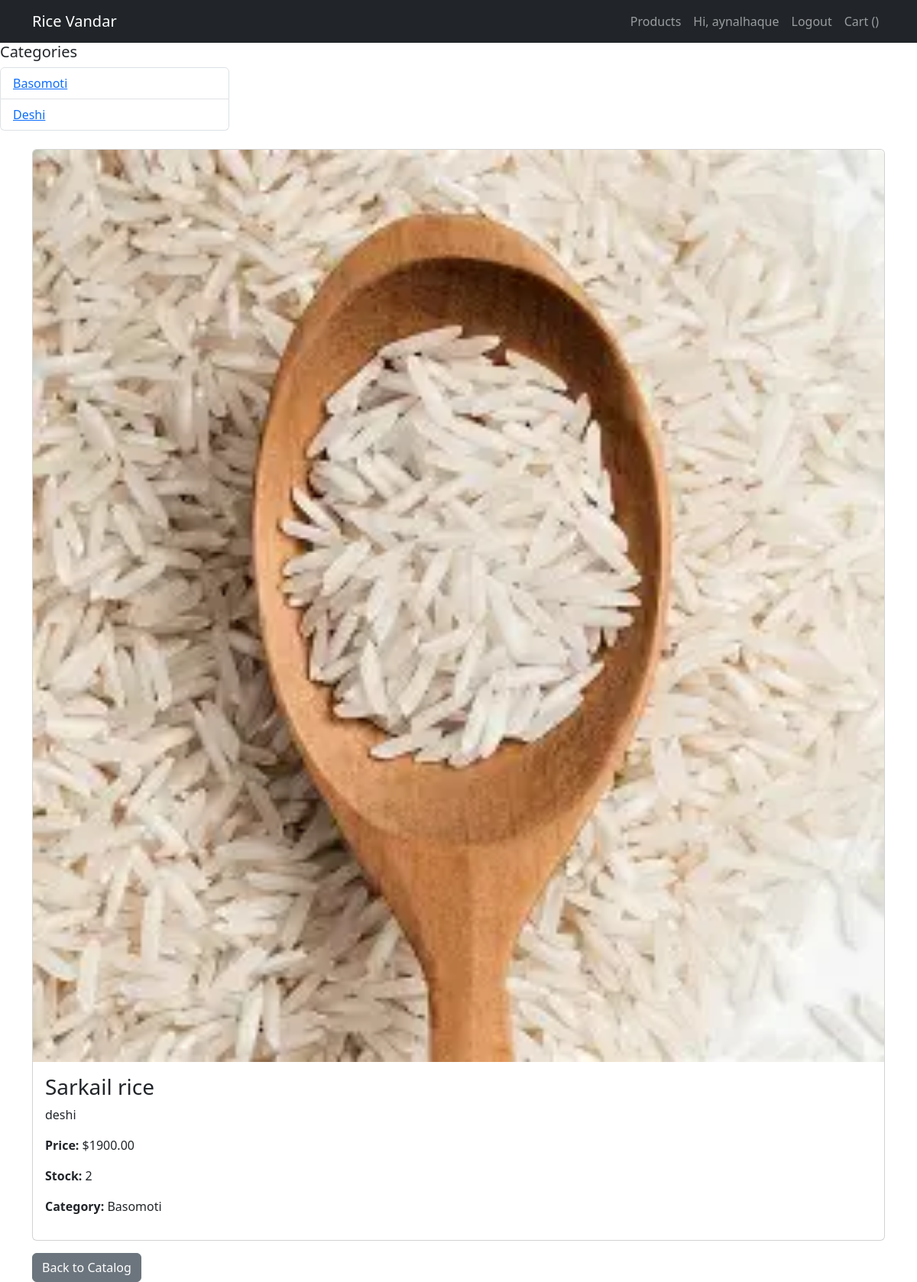
The page /product/1/ (signed in) on the database its author committed.
### catalogue/models.py (models this page shows, shortened)
class RiceCategory(models.Model):
    name = models.CharField(max_length=100, unique=True)
    description = models.TextField(blank=True, null=True)
    class Meta:
        verbose_name_plural = "Rice Categories"

class Product(models.Model):
    name = models.CharField(max_length=200)
    category = models.ForeignKey(RiceCategory, on_delete=models.CASCADE, related_name="products", null=True, blank=True)
    description = models.TextField(blank=True)
    price = models.DecimalField(max_digits=10, decimal_places=2)
    stock = models.PositiveIntegerField(default=0)
    image = models.ImageField(upload_to='products/', blank=True, null=True)
    created_at = models.DateTimeField(auto_now_add=True)
    updated_at = models.DateTimeField(auto_now=True)

### catalogue/views.py (the view)
# urls.py: path('product/<int:pk>/', views.product_detail, name='product_detail'),
def product_detail(request, pk):
    product = get_object_or_404(Product, pk=pk)
    categories = RiceCategory.objects.all()
    return render(request, 'catalogue/product_detail.html', {'product': product, 'categories': categories})

### templates/catalogue/product_detail.html (shortened to what this page needs)
{% extends "base.html" %}
{% block content %}
<div class="card mb-3">
    {% if product.image %}
    <img src="{{ product.image.url }}" class="card-img-top" alt="{{ product.name }}">
    {% endif %}
    <div class="card-body">
        <h3>{{ product.name }}</h3>
        <p>{{ product.description }}</p>
        <p><strong>Price:</strong> ${{ product.price }}</p>
        <p><strong>Stock:</strong> {{ product.stock }}</p>
        <p><strong>Category:</strong> {{ product.category.name }}</p>
    </div>
</div>
<a href="{% url 'catalogue:product_list' %}" class="btn btn-secondary">Back to Catalog</a>
{% endblock %}

### templates/base.html (shortened to what this page needs)
{% load static %}
<!DOCTYPE html>
<html lang="en">
<head>
    <link rel="stylesheet" href="{% static 'css/styles.css' %}?v={{ time }}">
    <link href="https://cdn.jsdelivr.net/npm/bootstrap@5.3.0/dist/css/bootstrap.min.css" rel="stylesheet">
</head>
<body>
    <nav class="navbar navbar-expand-lg navbar-dark bg-dark">
      <div class="container">
        <a class="navbar-brand " href="{% url 'catalogue:product_list' %}">Rice Vandar</a>
        <div>
          <ul class="navbar-nav">
            <li class="nav-item"><a class="nav-link" href="{% url 'catalogue:product_list' %}">Products</a></li>
            {% if user.is_authenticated %}
              <li class="nav-item"><a class="nav-link" href="{% url 'accounts:profile' %}">Hi, {{ user.username }}</a></li>
              <li class="nav-item"><a class="nav-link" href="{% url 'accounts:logout' %}">Logout</a></li>
            {% else %}
              <li class="nav-item"><a class="nav-link" href="{% url 'accounts:login' %}">Login</a></li>
              <li class="nav-item"><a class="nav-link" href="{% url 'accounts:register' %}">Register</a></li>
            {% endif %}
            <li class="nav-item"><a class="nav-link" href="{% url 'cart:view_cart' %}">Cart ({{ cart_item_count }})</a></li>
          </ul>
        </div>
      </div>
    </nav>
 <div class="col-md-3">
                <h5>Categories</h5>
                <ul class="list-group">
                    {% for cat in categories %}
                        <li class="list-group-item">
                            <a href="{% url 'catalogue:category_products' cat.id %}">{{ cat.name }}</a>
                        </li>
                    {% empty %}
                        <li class="list-group-item">No categories available</li>
                    {% endfor %}
                </ul>
            </div>
    <div class="container mt-4">
        {% block content %}{% endblock %}
    </div>
</body>
</html>

### static/css/styles.css (style rules this page uses)
body { background-color: hwb(110 23% 49%); color: black; }

### rows shown on the page
RiceCategory: name "Basomoti"
RiceCategory: name "Deshi"
Product: image (picture), name "Sarkail rice", description "deshi", price "1900.00", stock "2", category.name "Basomoti"

### other values the page prints
{{ user.username }} "aynalhaque"
